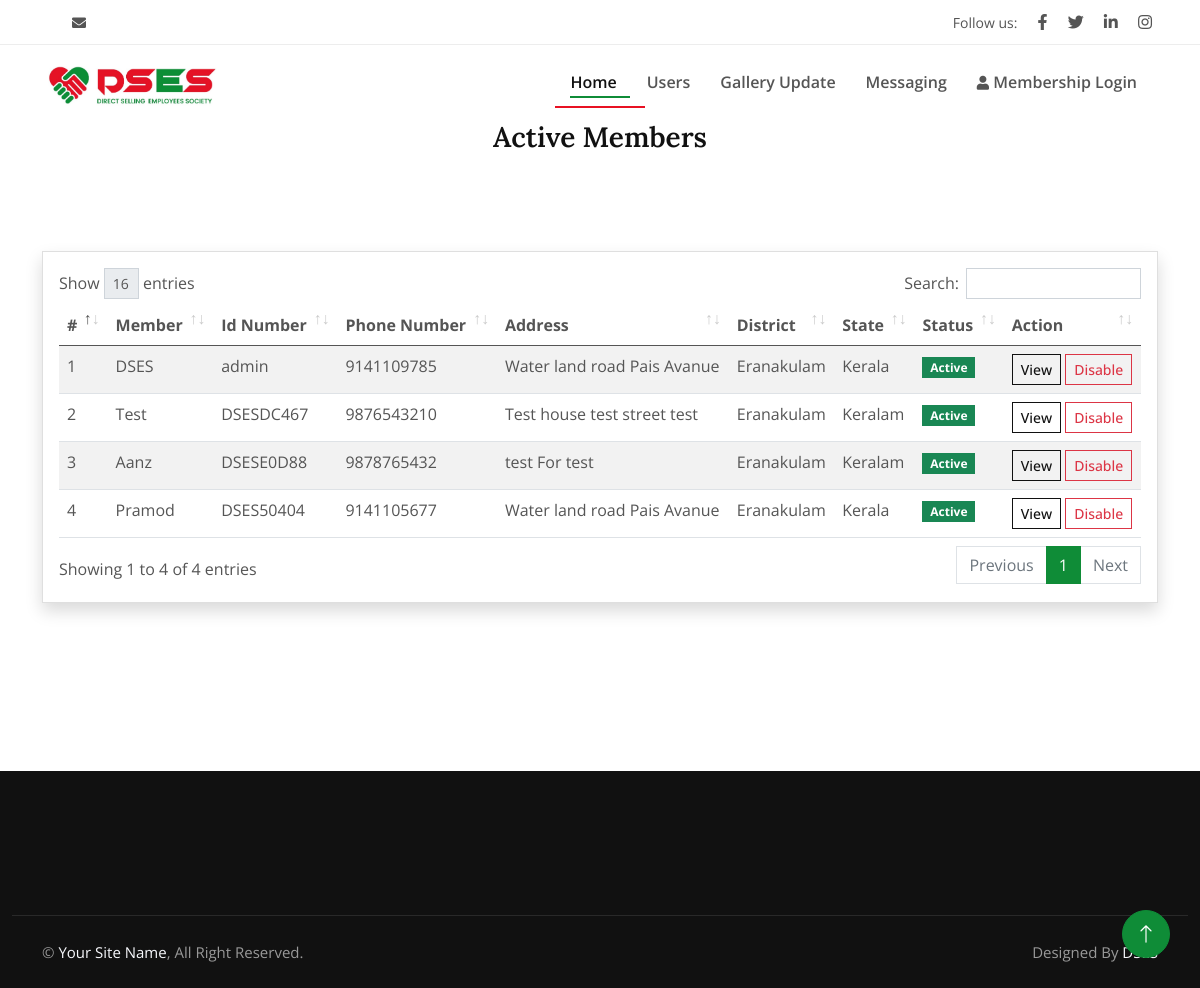
Before: /Active_members_list with the older database file.
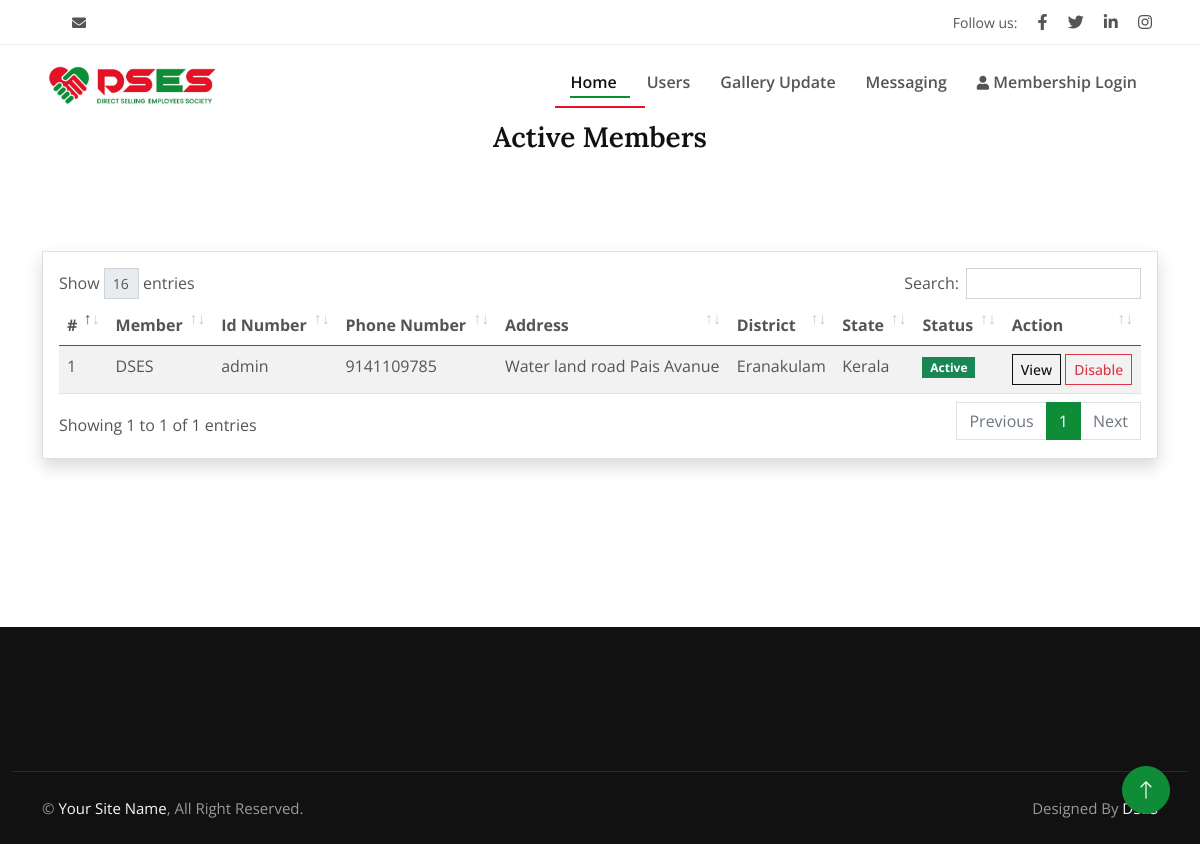
After: the same page with the newer database file.
### Home/models.py (models this page shows, shortened)
class CustomUser(AbstractBaseUser, PermissionsMixin):
    id_number = models.CharField(max_length=10, unique=True)
    email = models.EmailField(unique=True, verbose_name='email address')
    first_name = models.CharField(max_length=30, blank=True, verbose_name='first name')
    last_name = models.CharField(max_length=30, blank=True, verbose_name='last name')
    phone_number = models.CharField(
        max_length=15,
        blank=True,
        null=True,
        verbose_name='phone number'
    )
    date_of_birth = models.DateField(auto_now_add=False)
    address = models.TextField(blank=True, null=True, verbose_name='address')
    village = models.CharField(max_length=20)
    district = models.CharField(max_length=20)
    state = models.CharField(max_length=20)
    is_active = models.BooleanField(default=True, verbose_name='active')
    is_staff = models.BooleanField(default=False, verbose_name='staff status')
    date_joined = models.DateTimeField(auto_now_add=True, verbose_name='date joined')
    guardian = models.CharField(max_length=20, null=True, blank=True)
    id_card_type = models.CharField(max_length=20, choices=(("PAN CARD","PAN CARD"),("VOTER ID","VOTER ID"),("DRIVING LICENCE","DRIVING LICENCE")))
    id_card_number = models.CharField(max_length=20)
    nominee_name = models.CharField(max_length=20, null=True, blank=True)
    nominee_relation = models.CharField(max_length=20,null=True, blank=True)
    objects = CustomUserManager()
    USERNAME_FIELD = 'id_number'
    REQUIRED_FIELDS = ["first_name", "pancard", "ifsc_code", "phone_number"]
    DSES_idcard = models.BooleanField(default=False)
    blood = models.CharField(max_length=10, default="O+")
    profile_pic = models.FileField(upload_to='profile_pic', null=True, blank=True)
    class Meta:
        verbose_name = 'user'
        verbose_name_plural = 'users'

### Home/views.py (the view)
# urls.py: path("Active_members_list",views.Active_members_list,name="Active_members_list"),
def Active_members_list(request):
    users = CustomUser.objects.filter(is_active = True)
    context = {
        "users":users
    }
    return render(request,"list_of_activeusers.html",context)

### templates/list_of_activeusers.html (shortened to what this page needs)
{% extends 'admin.html' %}
{% load static %}
{% block content %}
<div class="container-fluid py-6">
    <div class="container">
        <div class="section-header text-center mx-auto mb-5 wow fadeInUp" data-wow-delay="0.1s"
            style="max-width: 500px;">
            <h1 class="h3 mb-3">Active Members</h1>
        </div>
        <link rel="stylesheet" href="{%static 'dashboard/css/dataTables.bootstrap4.css' %}">
        <div class="row my-4">
            <div class="col-12">
                <div class="col-md-12" >
                    <div class="card shadow" style="overflow: auto;">
                        <div class="card-body">
                            <table class="table table-striped datatables" id="dataTable-1">
                                <thead>
                                    <tr>
                                        <th>#</th>
                                        <th>Member </th>
                                        <th>Id Number</th>
                                        <th>Phone Number</th>
                                        <th>Address</th>
                                        <th>District</th>
                                        <th>State</th>
                                        <th>Status</th>
                                        <th>Action</th>
                                    </tr>
                                </thead>
                                <tbody>
                                    {% for item in users %}
                                    <tr>
                                        <td>{{forloop.counter}}</td>
                                        <td>{{item.first_name}}</td>
                                        <td>{{item.id_number}}</td>
                                        <td>{{item.phone_number}}</td>
                                        <td>{{item.address}}</td>
                                        <td>{{item.district}}</td>
                                        <td>{{item.state}}</td>
                                        <td>
                                            {%if item.is_active == True %}
                                            <span class="badge bg-success">Active</span>
                                            {% else %}
                                            <span class="badge bg-warning">Inactive</span>
                                            {% endif %}
                                        </td>
                                        <td>
                                            <a href="{%url 'Membersingleview' item.id %}" class="btn btn-outline-dark btn-sm">View</a>
                                            {%if item.is_active == True %}
                                            <a href="{%url 'Disable_user' item.id %}" class="btn btn-outline-danger btn-sm">Disable</a>
                                            {% else %}
                                            <a href="{%url 'Disable_user' item.id %}" class="btn btn-outline-success btn-sm">Actvate</a>
                                            {% endif %}
                                        </td>
                                    </tr>
                                    {% endfor %}
                                </tbody>
                            </table>
                        </div>
                    </div>
                </div>
            </div>
        </div>
    </div>
</div>
{% endblock %}

Changed rows visible on the page:
removed CustomUser: first_name "Test", id_number "DSESDC467", phone_number "9876543210", address "Test house test street test", district "Eranakulam", state "Keralam", is_active "Active"
removed CustomUser: first_name "Aanz", id_number "DSESE0D88", phone_number "9878765432", address "test For test", district "Eranakulam", state "Keralam", is_active "Active"
removed CustomUser: first_name "Pramod", id_number "DSES50404", phone_number "9141105677", address "Water land road Pais Avanue", district "Eranakulam", state "Kerala", is_active "Active"
Other visible differences:
text written by a page script: "Show entries Search: Showing 1 to 4 of 4 entries Previous 1 Next" → "Show entries Search: Showing 1 to 1 of 1 entries Previous 1 Next"
